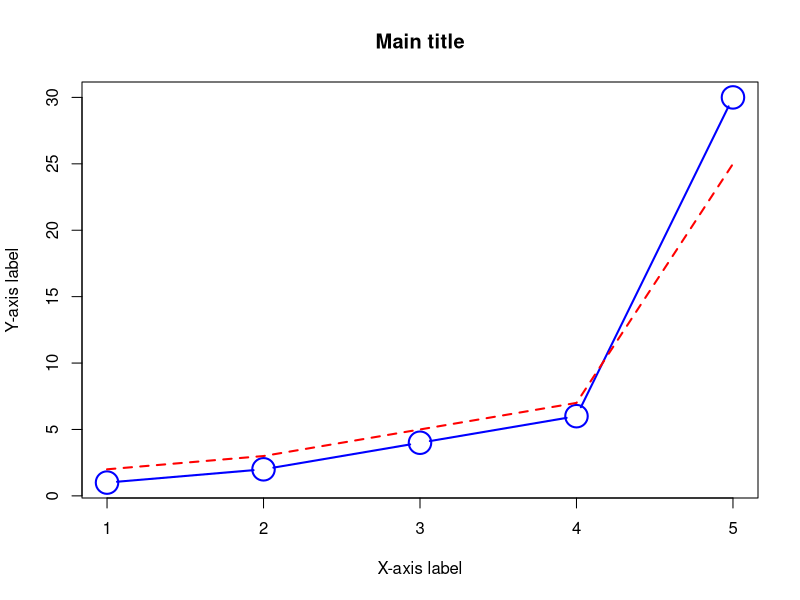
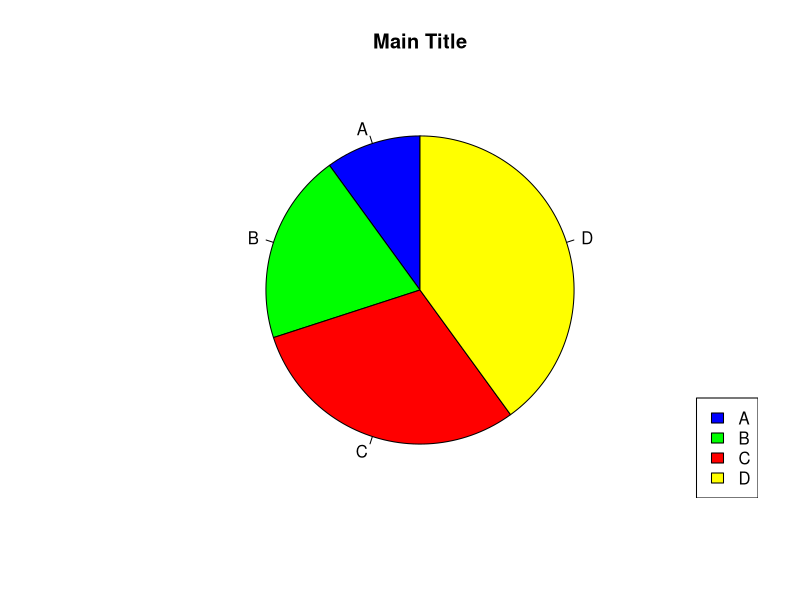
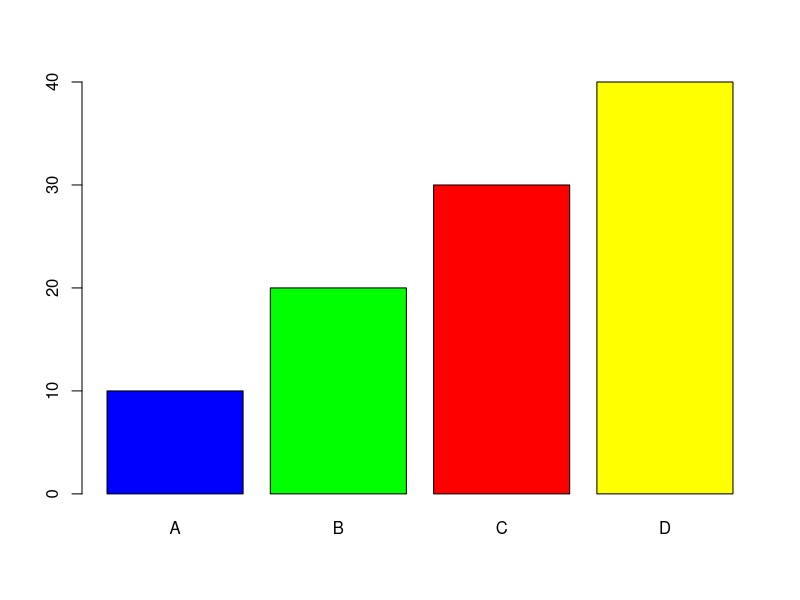
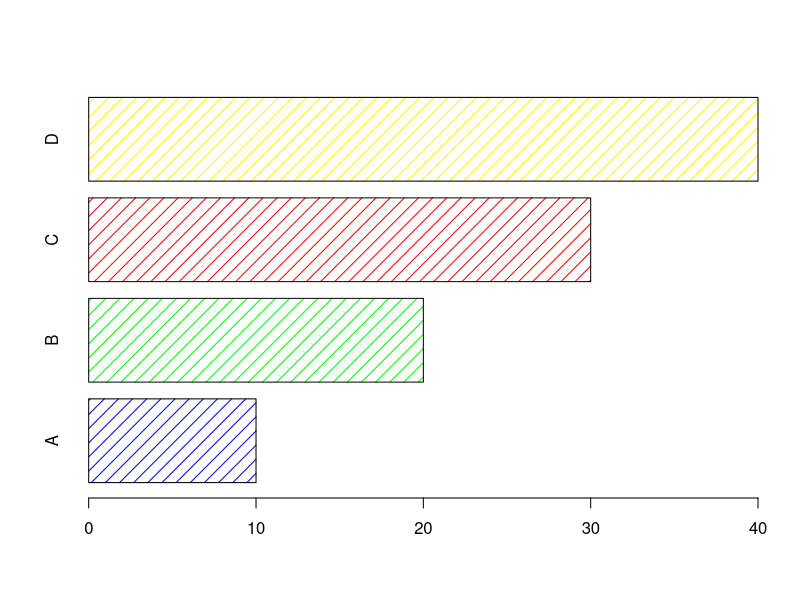

Write R code to recreate these figures, in order. (Note: this script raises an error after producing the figures.)

#░██████╗███████╗░██████╗░██████╗██╗░█████╗░███╗░░██╗  ██████╗░
#██╔════╝██╔════╝██╔════╝██╔════╝██║██╔══██╗████╗░██║  ╚════██╗
#╚█████╗░█████╗░░╚█████╗░╚█████╗░██║██║░░██║██╔██╗██║  ░░███╔═╝
#░╚═══██╗██╔══╝░░░╚═══██╗░╚═══██╗██║██║░░██║██║╚████║  ██╔══╝░░
#██████╔╝███████╗██████╔╝██████╔╝██║╚█████╔╝██║░╚███║  ███████╗
#╚═════╝░╚══════╝╚═════╝░╚═════╝░╚═╝░╚════╝░╚═╝░░╚══╝  ╚══════╝

x=c(1,2,3,4,5)
y=c(1,2,4,6,30)
y2=c(2,3,5,7,25)

#cex is for size, pch is for point shape, type is for line type, lwd is for line width
plot(x, y, main="Main title", xlab="X-axis label", ylab="Y-axis label",
     col='blue', cex = 3, pch = 1, type = 'b', lwd= 2,
     )
# Add additional line (note: lines(), no type=)
lines(x, y2,
      lty = 2,        # dashed line
      lwd = 2,
      col = "red")

# types
# p : points only
# l : lines only
# b : both points and lines
# c : lines excluding endpoints
# o : overplotted points and lines
# h : histogram vertical lines
# s : staircase step
# S : other staircase step
# n : axes only, no plot

#lty is for line style
# 1: solid line
# 2: dashed line
# 3: dotted line
# 4: dotdash line
# 5: longdash line
# 6: twodash line



# pie-chart
p1 <- c(10,20,30,40)
myLabels <- c('A','B','C','D')
myColors <- c('blue','green','red','yellow')
pie(p1, init.angle = 90, label = myLabels, main='Main Title',
# init.angle rotates the start of the pie chart, positive means anti-clockwise
    col=myColors)
legend("bottomright", myLabels, fill = myColors)

# bar graphs
barplot(p1, names.arg = myLabels, col=myColors)
# horiz = TRUE for horizontal bars; density=10 for shading
barplot(p1, names.arg = myLabels, col=myColors, density=10, horiz=TRUE)


#ggplot2
#install.packages("ggplot2")   # only once
library(ggplot2)
# Check mpg dataset from ggplot2
head(mpg) # first six rows
summary(mpg) # summary statistics
structure(mpg) # structure of dataset
colnames(mpg) # column names
mpg

#Save the dataset as an xls file
install.packages("writexl")   # only once
library(writexl)              # every new session
write_xlsx(mpg, "data/mpg_data.xlsx")

# three key components of every plot: data, aesthetics and geoms
# Data; Aesthetic mapping; Geom function {geom_point(), geom_histogram(), geom_line()}
ggplot(mpg, aes(x = displ, y = hwy)) + geom_point()
ggplot(mpg, aes(cty, hwy)) + geom_point()

ggplot(mpg, aes(cty)) + geom_histogram()
ggplot(mpg, aes(cty)) + geom_histogram(binwidth = 0.5) #binwidth: width of each bar

ggplot(mpg, aes(cty)) + geom_bar(stat = "count") # default for geom_bar(), works as a histogram, 
# stat = "identity" requires y-axis to be numeric as it sets the 'frequency' values directly from given y-axis data rather than count x-axis data
ggplot(mpg, aes(drv)) + geom_bar() 
ggplot(mpg, aes(cyl)) + geom_bar()

ggplot(mpg, aes(cyl, fill=drv)) + geom_bar() #fill bars by drv

cylF=as.factor(mpg$cyl) #as.factor() converts numeric to categorical variable
ggplot(mpg, aes(drv, fill=cylF)) + geom_bar() #fill bars by cylF

ggplot(mpg, aes(displ)) + 
  geom_histogram()
ggplot(mpg, aes(displ)) + 
  geom_freqpoly() # frequency polygon: line graph of histogram
ggplot(mpg, aes(displ, colour=drv)) + 
  geom_freqpoly(binwidth=1) # line graph of histogram colored by drv

ggplot(economics, aes(date, unemploy)) + geom_line()
ggplot(mpg, aes(drv, hwy)) + geom_point() #when x-axis is categorical, points stack up, creating problems
ggplot(mpg, aes(drv, hwy)) + geom_jitter() #hence this shifts the points marginally for visibility of density
ggplot(mpg, aes(drv, hwy)) + geom_boxplot() #classic box and whisker plot
ggplot(mpg, aes(drv, hwy)) + geom_violin() #more precise than boxplot, shows density

#Saving plots:
  ggplot(mpg, aes(cty, hwy)) + geom_point() + xlab("city (mpg)") + ylab("highway (mpg)")

p <- ggplot(mpg, aes(cty, hwy)) + geom_point() + xlab("city (mpg)") + ylab("highway (mpg)")
ggsave("plot1.png", p, width = 5, height = 5)

pdf("plot1.pdf", width = 4, height = 6)
ggplot(mpg, aes(cty, hwy)) + geom_point() + xlab("city (mpg)") + ylab("highway (mpg)")
dev.off()

ggplot(mpg, aes(displ, cty)) + geom_point()
ggsave("output.pdf")

p <- ggplot(mpg, aes(displ, cty)) + geom_point()
ggsave("output.pdf", plot = p, width = 8, height = 6, units = "in")
# ggsave() can produce .eps, .pdf, .svg, .wmf, .png, .jpg, .bmp, and .tiff
# size in in, cm, mm, px

#Size, shape, color:
  # aes(displ, hwy, colour/shape/size = ___)
  ggplot(mpg, aes(displ, hwy, colour=class, shape=drv, size=cyl)) + geom_point()
ggplot(mpg, aes(displ, hwy, colour=class, shape=drv)) + geom_point(size=2)
ggplot(mpg, aes(displ, hwy, shape=drv)) + geom_point(colour='blue', size=2)

#Categorical variables for separating plots:
  ggplot(mpg, aes(displ, hwy)) + geom_point() + facet_wrap(~class)

ggplot(mpg, aes(displ)) + geom_histogram()
ggplot(mpg, aes(displ)) + geom_freqpoly()
ggplot(mpg, aes(displ, fill=drv)) + geom_histogram()
ggplot(mpg, aes(displ, colour=drv)) + geom_freqpoly(binwidth=1)

+facet_wrap(~fl, ncol = 1)

ggplot(mpg, aes(displ, fill = drv)) + geom_histogram(binwidth = 0.5) +
  facet_wrap(~fl, ncol = 1)